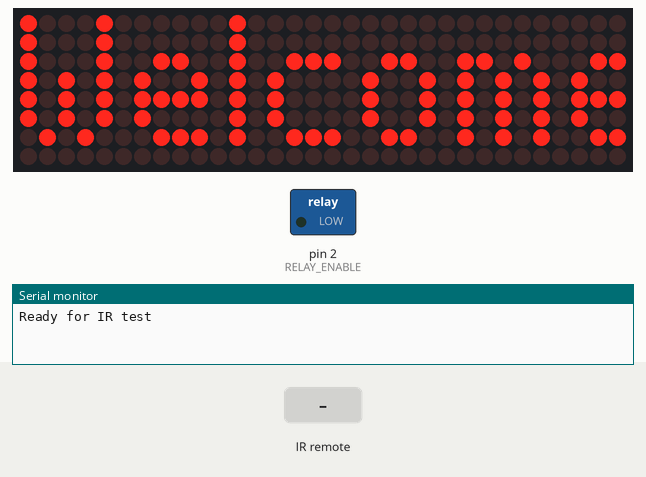
Recording of a sketch running on a simulated Arduino Uno, built with avr-gcc and run on an emulated ATmega328P. Shown: 32×8 LED matrix, switched loads named in the sketch (green lamp = pin HIGH), the last lines printed to the serial monitor. The inputs (shaded band) are chosen by the test bench.

Above: at 1.2 s.
1.3 s: infrared code 0x17B10EF received
At 1.6 s:
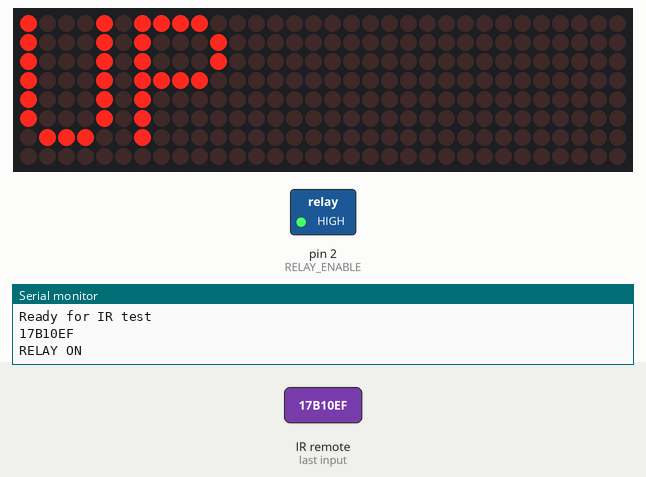
2.8 s: infrared code 0x17B08F7 received
At 3.9 s:
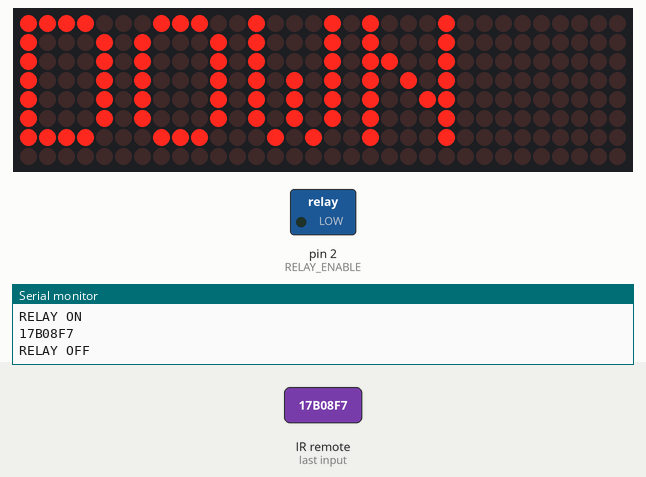
4.3 s: infrared code 0x17B00FF received
At 5.1 s:
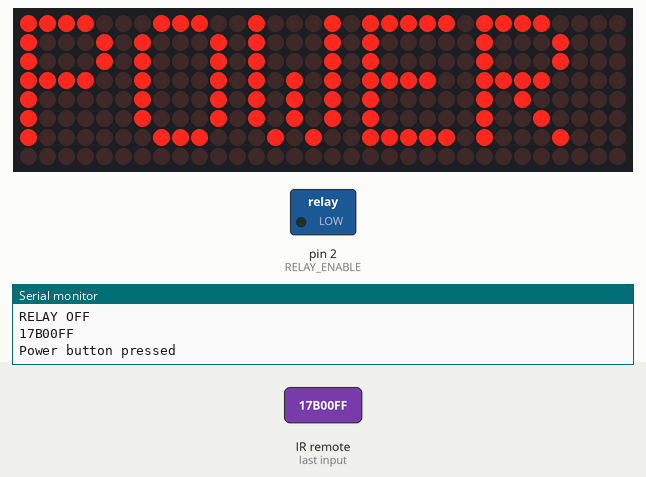
5.8 s: infrared code 0x17B906F received
At 6.2 s:
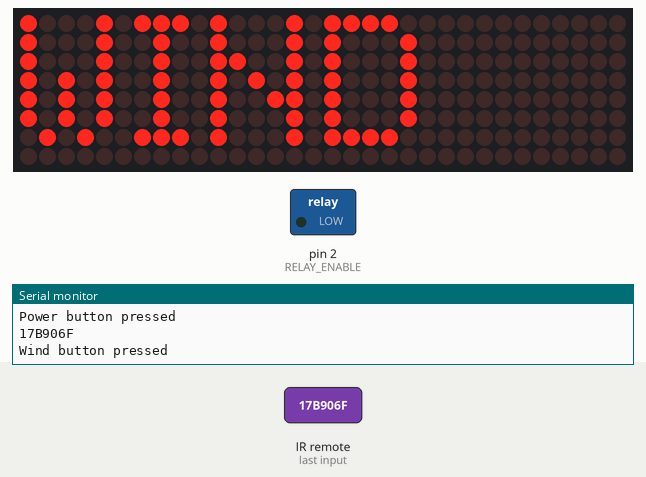
7.3 s: infrared code 0x17B48B7 received
At 8.5 s:
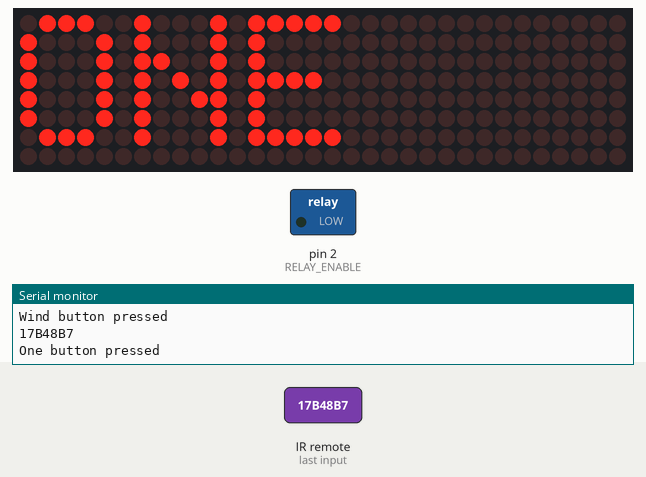
8.8 s: infrared code 0x17B708F received
At 9.7 s:
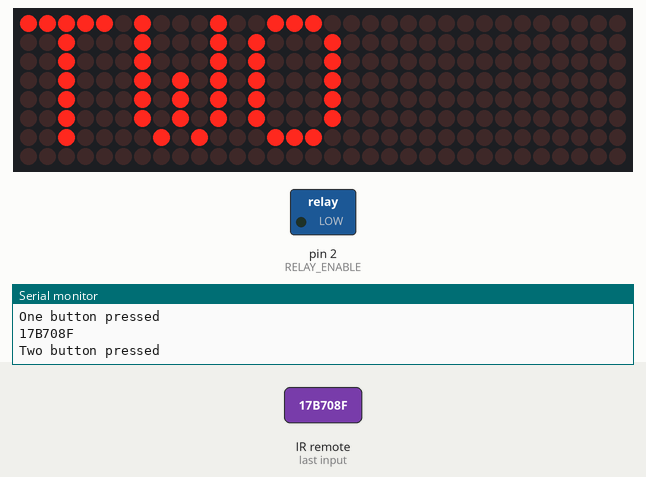
Timing chart, 0 to 11.3 s (numbered marks = the images above; inputs shaded):
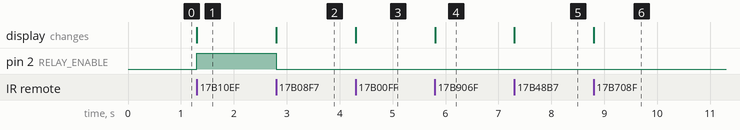

Measured:
- after the input at 1.3 s, pin 2 (RELAY_ENABLE): LOW → HIGH at once; the display: changes at once (image 1)
- after the input at 2.8 s, pin 2 (RELAY_ENABLE): HIGH → LOW at once; the display: changes at once (image 2)
- after the input at 4.3 s, the display: changes at once (image 3)
- after the input at 5.8 s, the display: changes at once (image 4)
- after the input at 7.3 s, the display: changes at once (image 5)
- after the input at 8.8 s, the display: changes at once (image 6)

The sketch:

ir_remote.ino
```cpp
// Author: Jaesung Yoo
// 1/22/2024
// IR Remote Receiver Project

#include <MD_Parola.h>
#include <MD_MAX72xx.h>
#include <SPI.h>
#include <IRremote.h>

// Using 4in1 MAX7219 8x8 Dot Matrix
#define HARDWARE_TYPE MD_MAX72XX::FC16_HW
#define MAX_DEVICES 4
// CS pin number for SPI
#define CS 3
// Relay DIN pin
#define RELAY_ENABLE 2
// VS1838 IR receiver signal out pin
#define REC_PIN 5

IRrecv irrecv(REC_PIN);
decode_results res;

MD_Parola ledDisplay = MD_Parola(HARDWARE_TYPE, CS, MAX_DEVICES);

void setup()
{
  // LED Matrix setup
  ledDisplay.begin();
  ledDisplay.setIntensity(0);
  ledDisplay.displayClear();
  ledDisplay.print("Welcome");

  // Serial setup for monitoring
  Serial.begin(9600);
  Serial.println("Ready for IR test");

  // Start the receiver
  irrecv.enableIRIn();

  // Relay Module setup
  pinMode(RELAY_ENABLE, OUTPUT);
  digitalWrite(RELAY_ENABLE, LOW);
}

//Infinite loop
void loop() {
  if (irrecv.decode(&res)) {
    Serial.println(res.value, HEX);
    dump(&res);
    irrecv.resume();
  }
}

void dump(decode_results *res) {
  if (res->decode_type == UNKNOWN)
    Serial.println("Error: unknown encoding");

  else if (res->decode_type == NEC) {
    ledDisplay.displayClear();
    switch(res->value) {
    case 0x17B08F7:
        ledDisplay.print("DOWN");
        digitalWrite(RELAY_ENABLE, LOW);
        Serial.println("RELAY OFF");
        break;
    case 0x17B10EF:
        ledDisplay.print("UP");
        digitalWrite(RELAY_ENABLE, HIGH);
        Serial.println("RELAY ON");
        break;
    case 0x17B00FF:
        ledDisplay.print("POWER");
        Serial.println("Power button pressed");
        break;
    case 0x17B906F:
        ledDisplay.print("WIND");
        Serial.println("Wind button pressed");
        break;
    case 0x17B48B7:
        ledDisplay.print("ONE");
        Serial.println("One button pressed");
        break;
    case 0x17B708F:
        ledDisplay.print("TWO");
        Serial.println("Two button pressed");
        break;
    case 0x17B50AF:
        ledDisplay.print("FOUR");
        Serial.println("Four button pressed");
        break;
    case 0x17BA857:
        ledDisplay.print("LR");
        Serial.println("Left & right button pressed");
        break;
    case 0x17B6897:
        ledDisplay.print("UD");
        Serial.println("Up & down button pressed");
        break;
    default:
        break;
    }
  }

  int len = res->rawlen;

  // Delay to process next signal
  delay(100);
}
```
